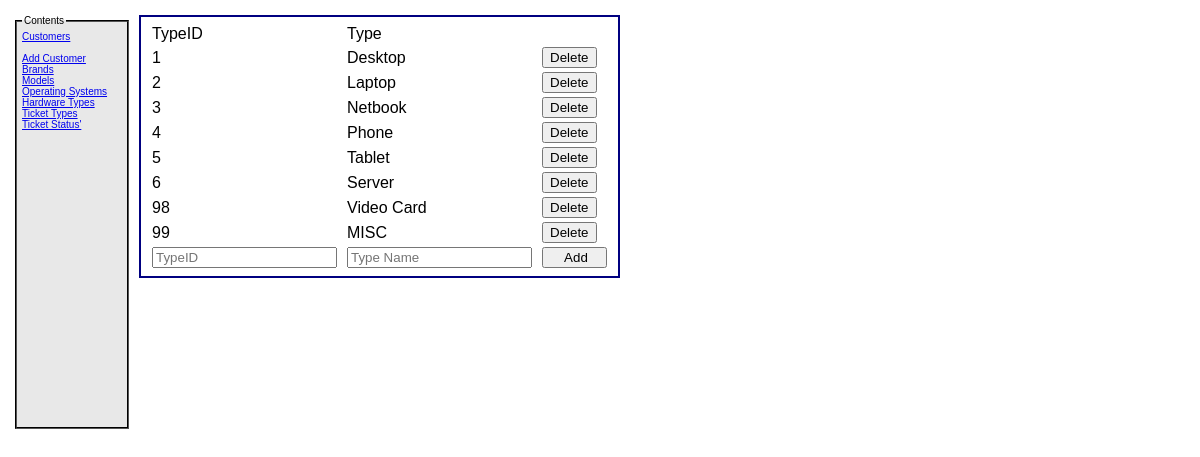
/model/categories/typesDisplayForm.php, run on the app's committed database.
### tables this page shows
CREATE TABLE IF NOT EXISTS `types` (
`typeID` int(11) NOT NULL,
  `type` text NOT NULL
);

### model/categories/typesDisplayForm.php (the view, shortened to what this page needs)
<?php
include 'categoriesDB.php';
$sql = "SELECT `type`, `typeID` FROM `types`";
$statement = $categoriesconn->prepare($sql);
$statement->execute();
$types = $statement->fetchAll();
?>
<!DOCTYPE html>
<html>
    <head>
        <link rel="stylesheet" type="text/css" href="../../main.css">
    </head>
    <div>
        <fieldset id="leftColumn">
            <legend>Contents</legend>
            <a href="../customers/customersDisplayForm.php">Customers</a><br><br>
            <a href="../../index.php">Add Customer</a><br>
            <a href="brandsDisplayForm.php">Brands</a><br>
            <a href="modelDisplayForm.php">Models</a><br>
            <a href="OSDisplayForm.php">Operating Systems</a><br>
            <a href="typesDisplayForm.php">Hardware Types</a><br>
            <a href="ticketTypeDisplayForm.php">Ticket Types</a><br>
            <a href="ticketStatusDisplayForm.php">Ticket Status'</a><br>
        </fieldset>
    </div>
    <body>
        <main>
            <div>
                <table>
                <tr>
                    <td>TypeID</td>
                    <td>Type</td>
                    <td></td>
                </tr>
                <?php foreach ($types as $type) : ?>
                    <tr>
                        <td> <?php echo $type['typeID']?></td>
                        <td> <?php echo $type['type']?></td>
                        <td> <form action="deletecategory.php" method="post" >
                            <input type="submit" name="Delete" value="Delete">
                        </form></td>
                    </tr>
                <?php endforeach; ?>
                    <tr> <form action="addcategory.php" method="post" >
                        <td> <input name="typeID" type="input" placeholder="TypeID" > </td>
                        <td> <input name="type" type="input" placeholder="Type Name" > </td>
                        <td> <input type="submit" name="Add" value="    Add   ">
                            <input type="hidden" name="action" value="addType"></td>
                    </form>
                    </tr>
                </table>
            </div>
        </main>
    </body>
</html>

### main.css (style rules this page uses)
body { font-family: Arial, Helvetica, sans-seriff; margin: 5px; padding: 5px; }
main { width: auto; margin: 5px; padding: 5px; background: white; border: 2px solid navy; float: left; }
fieldset { width: auto; background: #E8E8E8; display: block; margin: 5px; margin-bottom: 5px; padding: 5px; border: 2px groove black; }
fieldset#leftColumn { width: 100px; height: 400px; float: left; background: #E8E8E8; display: block; margin: 5px; padding: 5px; border: 2px groove black; font-size: 10px; }
table { width: auto; }
td { padding-left: 4px; padding-right: 4px; }

### data on the page
types: typeID "1", type "Desktop"
types: typeID "2", type "Laptop"
types: typeID "3", type "Netbook"
types: typeID "4", type "Phone"
types: typeID "5", type "Tablet"
types: typeID "6", type "Server"
types: typeID "98", type "Video Card"
types: typeID "99", type "MISC"
